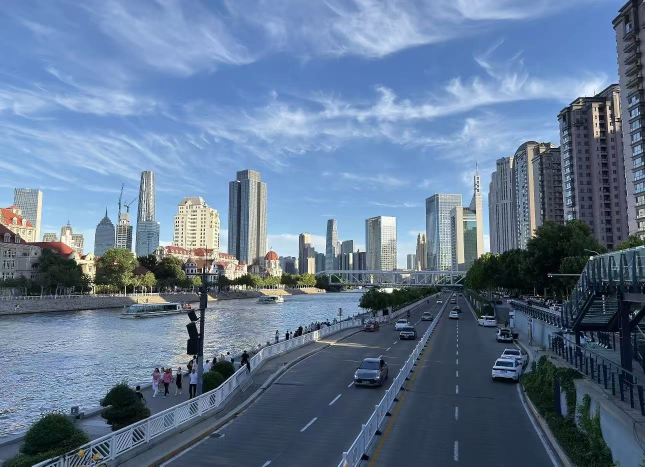
#> input picture haihe-riverside-perspective-bg.jpg.jpg, 1290 x 933 px (shown at 1/2 size)
$ python make_share_card.py
#> lines starting #> are read from the running program, lines starting #| are printed output that depends on the picture
from PIL import Image, ImageDraw, ImageFont, ImageOps

src = 'haihe-riverside-perspective-bg.jpg.jpg'
out = 'run-tianjin-share-card.jpg'

img = Image.open(src).convert('RGBA')
img = ImageOps.fit(img, (1200, 630), method=Image.Resampling.LANCZOS, centering=(0.5, 0.5))
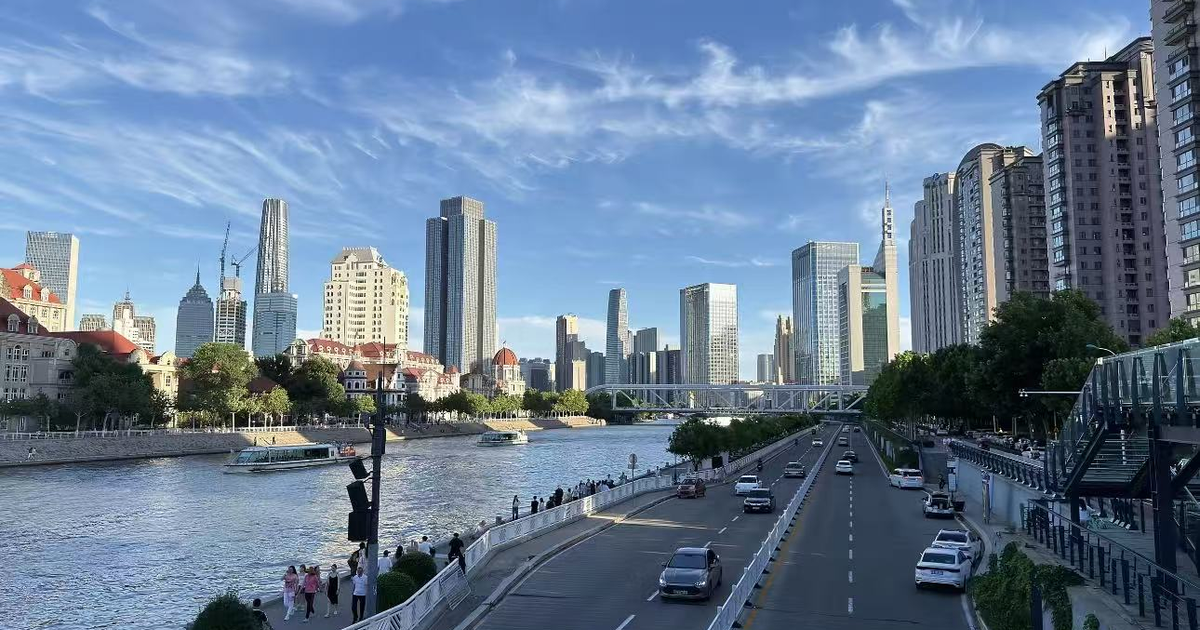
#> img: PIL image 1200x630 RGBA; mean R, G, B, A 104.1, 125, 149.1, 255

overlay = Image.new('RGBA', img.size, (10, 20, 30, 170))
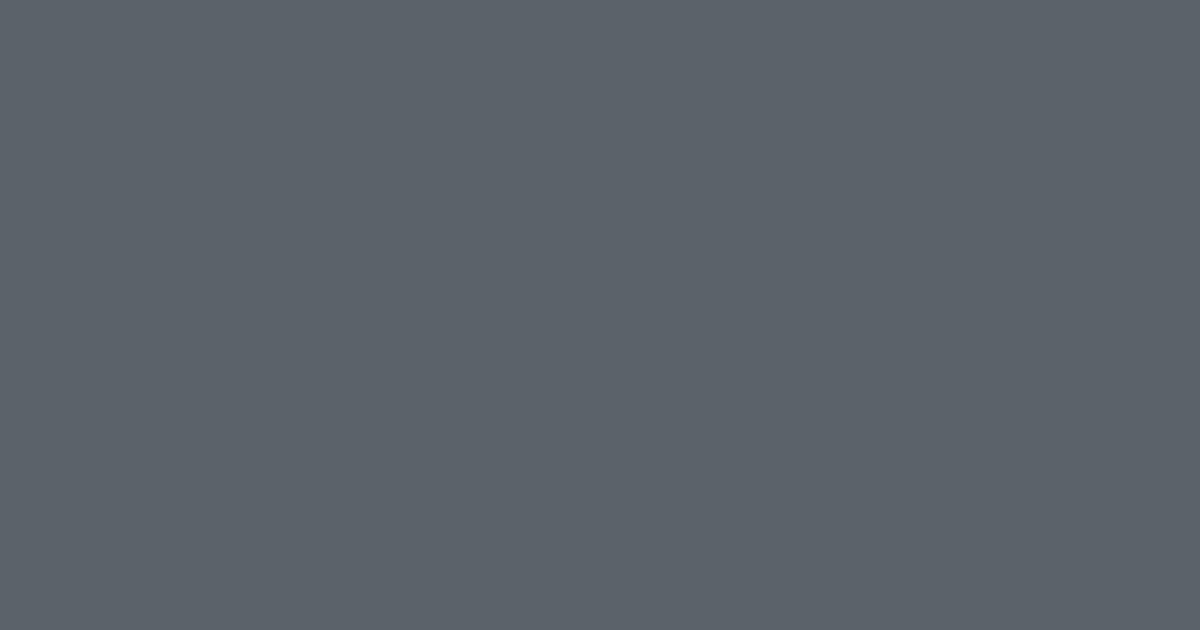
#> overlay: PIL image 1200x630 RGBA; mean R, G, B, A 10, 20, 30, 170; transparent parts drawn white
img = Image.alpha_composite(overlay, img)

draw = ImageDraw.Draw(img)
font_title = ImageFont.truetype('C:/Windows/Fonts/arialbd.ttf', 72)
font_sub = ImageFont.truetype('C:/Windows/Fonts/arial.ttf', 34)

text_color = (255, 255, 255)
sub_color = (220, 232, 255)

# Title and subtitle placement
x = 72
y = 120

draw.text((x, y), 'Run Tianjin', font=font_title, fill=text_color)
draw.text((x, 210), 'City routes for everyday movement', font=font_sub, fill=sub_color)
draw.rounded_rectangle((x, 255, x + 180, 260), radius=6, fill=(120, 170, 255))

img = img.convert('RGB')
#> img: PIL image 1200x630 RGB
img.save(out, quality=92)
print(f'Created {out} with size {img.size}')
#| Created run-tianjin-share-card.jpg with size (1200, 630)

$ run again, with binhai-teda-coastal-path.jpg copied over haihe-riverside-perspective-bg.jpg.jpg
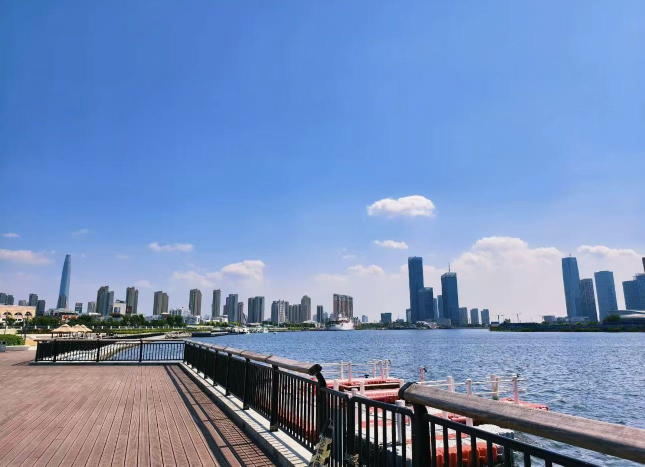
#> input picture binhai-teda-coastal-path.jpg, 1290 x 933 px (shown at 1/2 size)
#> `img = ImageOps.fit(img, (1200, 630), method=Image.Resampling.LANCZOS, ..`:
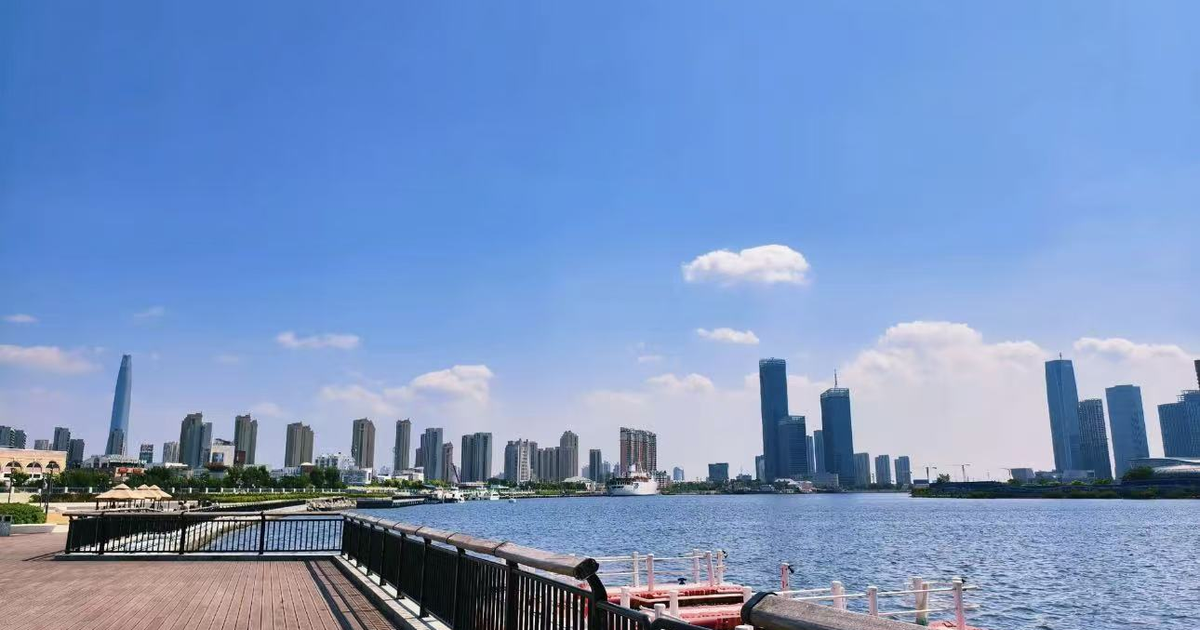
#> img: PIL image 1200x630 RGBA; mean R, G, B, A 120.9, 148.9, 194.8, 255
#> `img = img.convert('RGB')`:
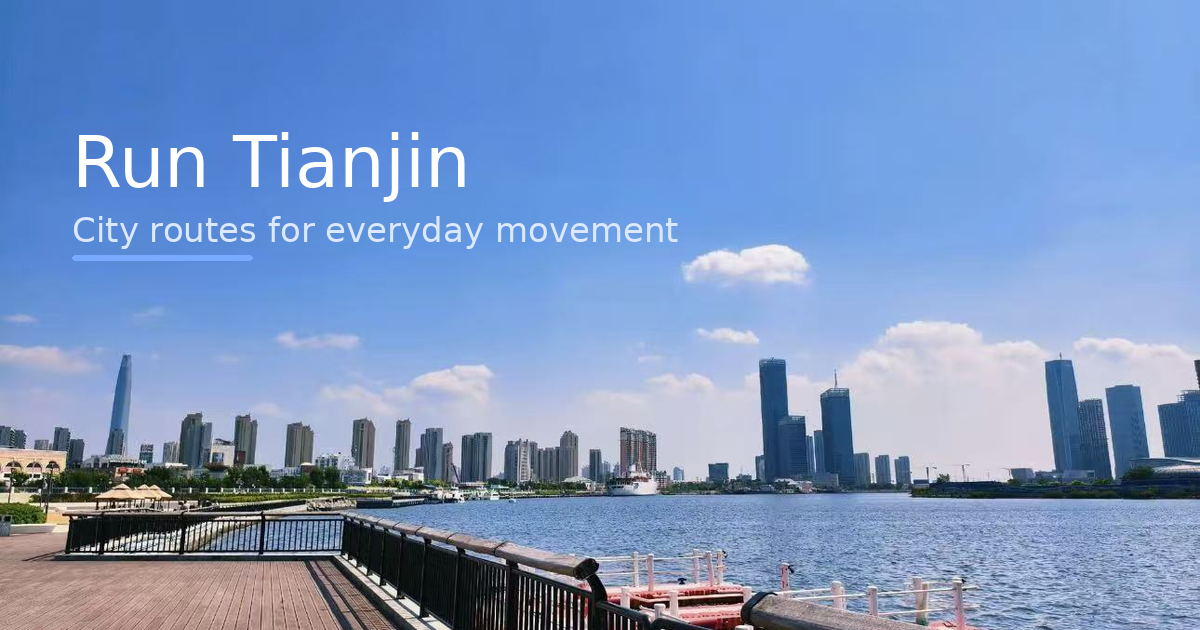
#> img: PIL image 1200x630 RGB; mean R, G, B 122.8, 150.4, 195.3
#| Created run-tianjin-share-card.jpg with size (1200, 630)

$ run again, with haihe-riverside-run.jpg copied over haihe-riverside-perspective-bg.jpg.jpg
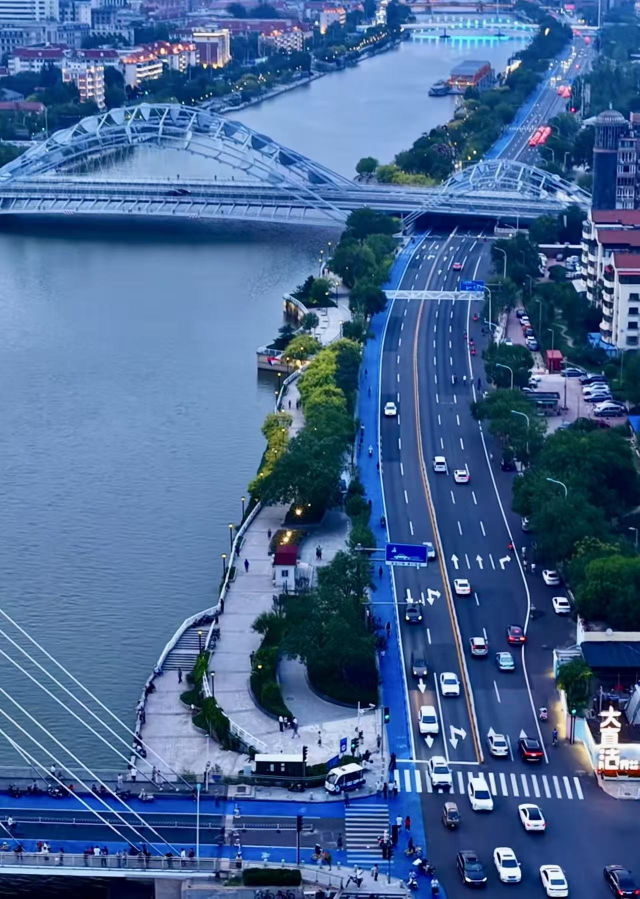
#> input picture haihe-riverside-run.jpg, 1279 x 1798 px (shown at 1/2 size)
#> `img = ImageOps.fit(img, (1200, 630), method=Image.Resampling.LANCZOS, ..`:
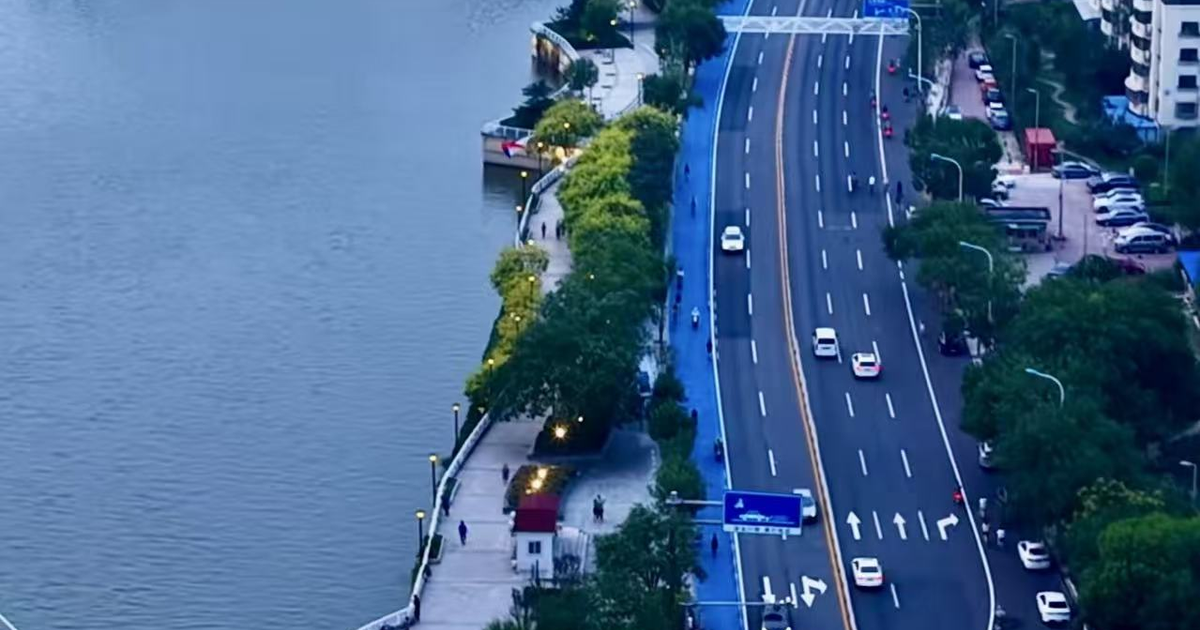
#> img: PIL image 1200x630 RGBA; mean R, G, B, A 71.1, 103.3, 141.6, 255
#> `img = img.convert('RGB')`:
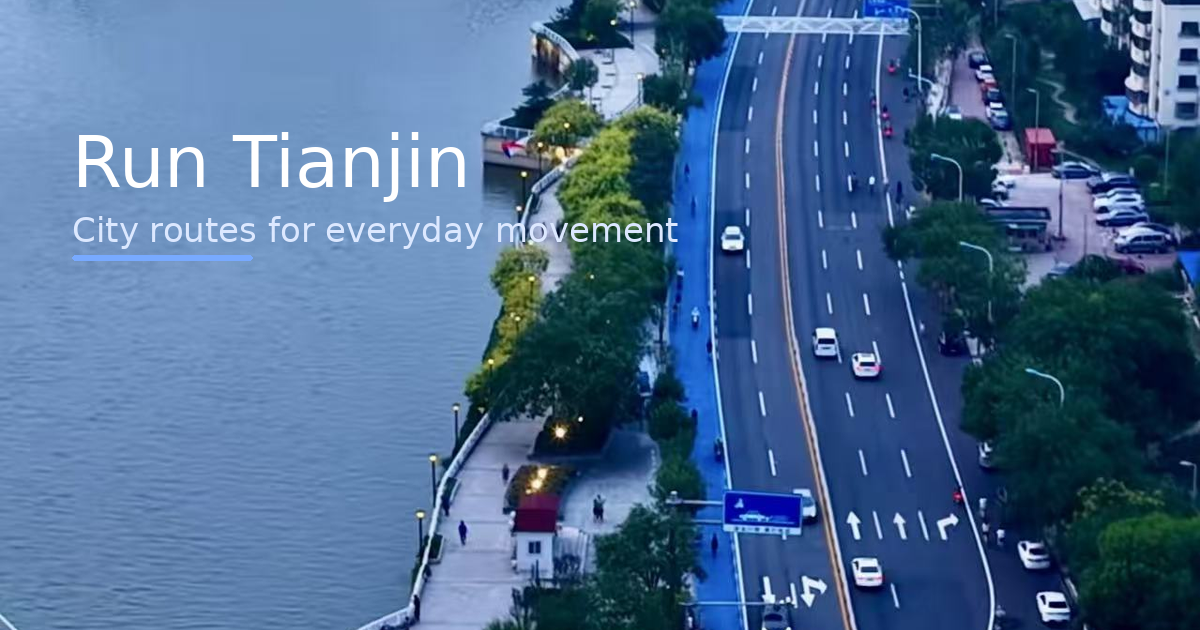
#> img: PIL image 1200x630 RGB; mean R, G, B 72.8, 104.7, 142.6
#| Created run-tianjin-share-card.jpg with size (1200, 630)
